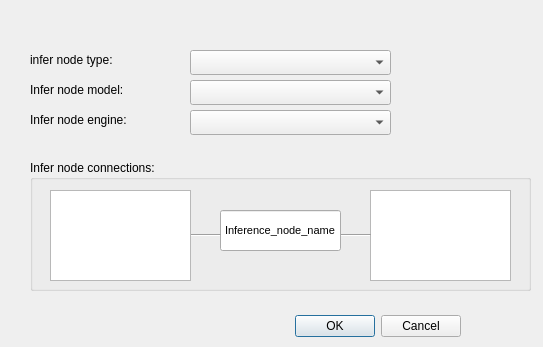
<?xml version="1.0" encoding="UTF-8"?>
<ui version="4.0">
 <class>Dialog</class>
 <widget class="QDialog" name="Dialog">
  <property name="geometry">
   <rect>
    <x>0</x>
    <y>0</y>
    <width>543</width>
    <height>347</height>
   </rect>
  </property>
  <property name="windowTitle">
   <string>Dialog</string>
  </property>
  <widget class="QDialogButtonBox" name="buttonBox">
   <property name="geometry">
    <rect>
     <x>120</x>
     <y>310</y>
     <width>341</width>
     <height>32</height>
    </rect>
   </property>
   <property name="orientation">
    <enum>Qt::Horizontal</enum>
   </property>
   <property name="standardButtons">
    <set>QDialogButtonBox::Cancel|QDialogButtonBox::Ok</set>
   </property>
  </widget>
  <widget class="QLabel" name="label">
   <property name="geometry">
    <rect>
     <x>30</x>
     <y>50</y>
     <width>121</width>
     <height>20</height>
    </rect>
   </property>
   <property name="text">
    <string>infer node type:</string>
   </property>
  </widget>
  <widget class="QLabel" name="label_2">
   <property name="geometry">
    <rect>
     <x>30</x>
     <y>80</y>
     <width>121</width>
     <height>20</height>
    </rect>
   </property>
   <property name="text">
    <string>Infer node model:</string>
   </property>
  </widget>
  <widget class="QLabel" name="label_3">
   <property name="geometry">
    <rect>
     <x>30</x>
     <y>110</y>
     <width>131</width>
     <height>20</height>
    </rect>
   </property>
   <property name="text">
    <string>Infer node engine:</string>
   </property>
  </widget>
  <widget class="QGroupBox" name="connection_groupbox">
   <property name="geometry">
    <rect>
     <x>30</x>
     <y>160</y>
     <width>501</width>
     <height>131</height>
    </rect>
   </property>
   <property name="title">
    <string>Infer node connections:</string>
   </property>
   <widget class="QListView" name="connect_to_listview">
    <property name="geometry">
     <rect>
      <x>340</x>
      <y>30</y>
      <width>141</width>
      <height>91</height>
     </rect>
    </property>
   </widget>
   <widget class="Line" name="line_2">
    <property name="geometry">
     <rect>
      <x>310</x>
      <y>60</y>
      <width>31</width>
      <height>31</height>
     </rect>
    </property>
    <property name="orientation">
     <enum>Qt::Horizontal</enum>
    </property>
   </widget>
   <widget class="QLineEdit" name="node_name_display_lineEdit">
    <property name="geometry">
     <rect>
      <x>190</x>
      <y>50</y>
      <width>121</width>
      <height>41</height>
     </rect>
    </property>
    <property name="font">
     <font>
      <pointsize>8</pointsize>
     </font>
    </property>
    <property name="text">
     <string>Inference_node_name</string>
    </property>
    <property name="alignment">
     <set>Qt::AlignCenter</set>
    </property>
    <property name="readOnly">
     <bool>true</bool>
    </property>
   </widget>
   <widget class="Line" name="line">
    <property name="geometry">
     <rect>
      <x>160</x>
      <y>60</y>
      <width>31</width>
      <height>31</height>
     </rect>
    </property>
    <property name="orientation">
     <enum>Qt::Horizontal</enum>
    </property>
   </widget>
   <widget class="QListView" name="connect_from_listview">
    <property name="geometry">
     <rect>
      <x>20</x>
      <y>30</y>
      <width>141</width>
      <height>91</height>
     </rect>
    </property>
   </widget>
  </widget>
  <widget class="QComboBox" name="node_infer_combobox">
   <property name="geometry">
    <rect>
     <x>190</x>
     <y>50</y>
     <width>201</width>
     <height>25</height>
    </rect>
   </property>
  </widget>
  <widget class="QComboBox" name="node_engine_combobox">
   <property name="geometry">
    <rect>
     <x>190</x>
     <y>110</y>
     <width>201</width>
     <height>25</height>
    </rect>
   </property>
  </widget>
  <widget class="QComboBox" name="node_model_combobox">
   <property name="geometry">
    <rect>
     <x>190</x>
     <y>80</y>
     <width>201</width>
     <height>25</height>
    </rect>
   </property>
  </widget>
 </widget>
 <resources/>
 <connections>
  <connection>
   <sender>buttonBox</sender>
   <signal>accepted()</signal>
   <receiver>Dialog</receiver>
   <slot>accept()</slot>
   <hints>
    <hint type="sourcelabel">
     <x>248</x>
     <y>254</y>
    </hint>
    <hint type="destinationlabel">
     <x>157</x>
     <y>274</y>
    </hint>
   </hints>
  </connection>
  <connection>
   <sender>buttonBox</sender>
   <signal>rejected()</signal>
   <receiver>Dialog</receiver>
   <slot>reject()</slot>
   <hints>
    <hint type="sourcelabel">
     <x>316</x>
     <y>260</y>
    </hint>
    <hint type="destinationlabel">
     <x>286</x>
     <y>274</y>
    </hint>
   </hints>
  </connection>
 </connections>
</ui>
